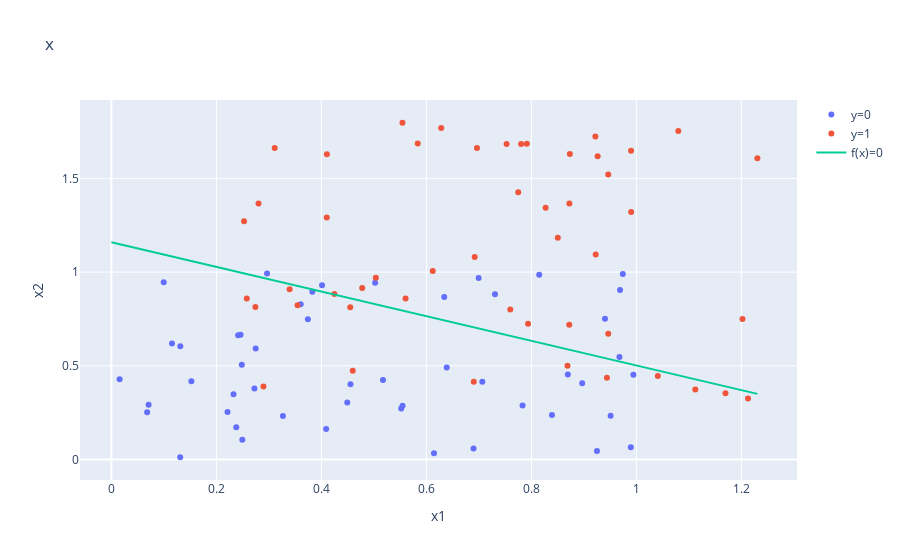

The notebook cell saved with this chart:
### Code cell
import numpy as np
import plotly.graph_objects as go
import plotly
import plotly.offline as py
py.init_notebook_mode(connected=True)

from numpy.random import RandomState
rs = RandomState(12345)

def sigmoid(input):    
    # sigmoid function
    output = 1 / (1 + np.exp(-input - 2 * np.finfo(float).eps))
    return output

def f(w, b, x):
    # define the logistic function
    return sigmoid(np.dot(x, w) + b)

def optimize(x, y,learning_rate, iterations, weight, bias): 
    # run gradient ascent based on MLE:
    size = x.shape[0]
    for i in range(iterations): 
        p = f(weight, bias, x)
        loss = -1/size * np.sum(y * np.log(p)) + (1 - y) * np.log(1-p)
        dW = 1/size * np.dot(x.T, (p - y))
        db = 1/size * np.sum(p - y)
        weight -= learning_rate * dW
        bias -= learning_rate * db 
    return weight, bias


# dataset definition
n_samples = 50
x = np.concatenate([np.random.random((n_samples, 2)), 
                    np.array([1, 1.5]) * np.random.random((n_samples, 2)) + np.array([0.25, 0.3])])
y = np.concatenate([np.zeros((n_samples,)), np.ones((n_samples, ))])

# run gradient ascent
w, b = optimize(x, y, 0.2, 5000, np.array([0.1, 0.1]), 0.1)
    
x_space = np.linspace(0, np.max(x[:,0]))
# w0 * x0 + w1 * x1 + b = 0 --> x1 = ....
y_space = -w[0] / w[1] * x_space - b / w[1]
    
fig = go.Figure(data=[
    go.Scatter(x=x[0:n_samples,0], y=x[0:n_samples,1], mode='markers', name='y=0',),
    go.Scatter(x=x[n_samples::,0], y=x[n_samples::,1], mode='markers', name='y=1'), 
    go.Scatter(x=x_space, y=y_space,  name='f(x)=0')],
                layout=go.Layout(title='x', 
                                 xaxis=dict(title="x1",),
                                 yaxis=dict(title="x2",)))
plotly.offline.iplot(fig)
